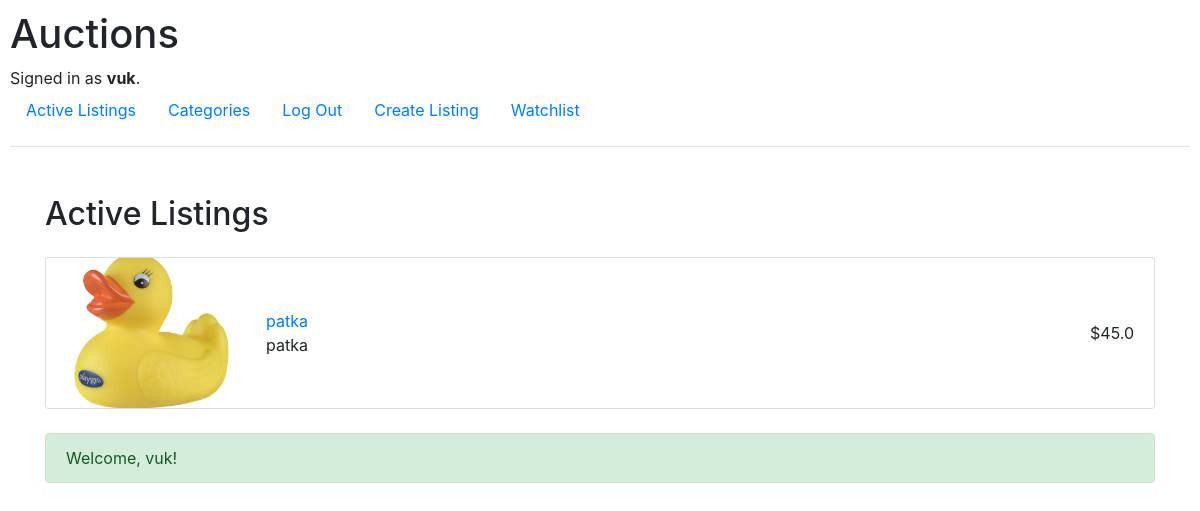
Screenshot of / (signed in) with the database file from the repository.
### auctions/models.py (models this page shows)
class User(AbstractUser):
    pass

class Listing(models.Model):
    title = models.CharField(max_length=64)
    description = models.CharField(max_length=512)
    price = models.FloatField()
    image = models.ImageField(upload_to='listing_images/', blank=True, null=True)
    created_by = models.ForeignKey(User, on_delete=models.CASCADE, related_name="listings")
    category = models.ForeignKey('Category', on_delete=models.CASCADE, related_name="listings", null=True, blank=True)
    status = models.CharField(max_length=40, default="active")

### auctions/views.py (the view)
# urls.py: path("", views.index, name="index"),
def index(request):
    return render(request, "auctions/index.html", {
        "listings": Listing.objects.all()
    })

### auctions/templates/auctions/index.html
{% extends "auctions/layout.html" %}
{% block body %}
<div class="container mt-5">
    <div class="d-flex justify-content-between align-items-center mb-4">
        <h2 class="mb-0">Active Listings</h2>
    </div>
    {% if listings %}
        <div class="row g-4">
            {% for listing in listings %}
                {% if listing.status == 'active' %}
                <div class="col-12">
                    <div class="card flex-row align-items-center h-100">
                        {% if listing.image %}
                            <img src="{{ listing.image.url }}" class="card-img-left" alt="{{ listing.title }}" style="width: 200px; height: 150px; object-fit: cover; border-top-left-radius: .25rem; border-bottom-left-radius: .25rem;">
                        {% endif %}
                        <div class="card-body">
                            <a href="{% url 'listing' listing.id %}" class="card-title">{{ listing.title }}</a>
                            <p class="card-text">{{ listing.description }}</p>
                        </div>
                        <div class="card-footer bg-transparent border-0">
                            <span class="fw-bold">${{ listing.price }}</span>
                        </div>
                    </div>
                </div>
                {% endif %}
            {% endfor %}
        </div>
    {% else %}
        <div class="alert alert-info">No active listings available.</div>
    {% endif %}
    <div class="mt-4">
        {% if user.is_authenticated %}
            <div class="alert alert-success">Welcome, {{ user.username }}!</div>
        {% else %}
            <div class="alert alert-warning">
                Please <a href="{% url 'login' %}" class="alert-link">log in</a> or <a href="{% url 'register' %}" class="alert-link">register</a>.
            </div>
        {% endif %}
    </div>
</div>
{% endblock %}

### auctions/templates/auctions/layout.html (shortened to what this page needs)
{% load static %}
<!DOCTYPE html>
<html lang="en">
    <head>
        <link rel="stylesheet" href="https://stackpath.bootstrapcdn.com/bootstrap/4.4.1/css/bootstrap.min.css">
        <link href="{% static 'auctions/styles.css' %}" rel="stylesheet">
    </head>
    <body>
        <h1>Auctions</h1>
        <div>
            {% if user.is_authenticated %}
                Signed in as <strong>{{ user.username }}</strong>.
            {% else %}
                Not signed in.
            {% endif %}
        </div>
        <ul class="nav">
            <li class="nav-item">
                <a class="nav-link" href="{% url 'index' %}">Active Listings</a>
            </li>
            <li class="nav-item">
                    <a class="nav-link" href="{% url 'categories' %}">Categories</a>
            </li>
            {% if user.is_authenticated %}
                <li class="nav-item">
                    <a class="nav-link" href="{% url 'logout' %}">Log Out</a>
                </li>
            {% endif %}
            {% if user.is_authenticated %}
                <li class="nav-item">
                    <a class="nav-link" href="{% url 'create_listing' %}">Create Listing</a>
                </li>
                <li class="nav-item">
                    <a class="nav-link" href="{% url 'watchlist' %}">Watchlist</a>
                </li>
            {% endif %}
        </ul>
        <hr>
        {% block body %}
        {% endblock %}
    </body>
</html>

### auctions/static/auctions/styles.css (style rules this page uses)
body { padding: 10px; }

### rows the page displays
User: username "vuk"
Listing: image (picture), title "patka", description "patka", price "45.0"
